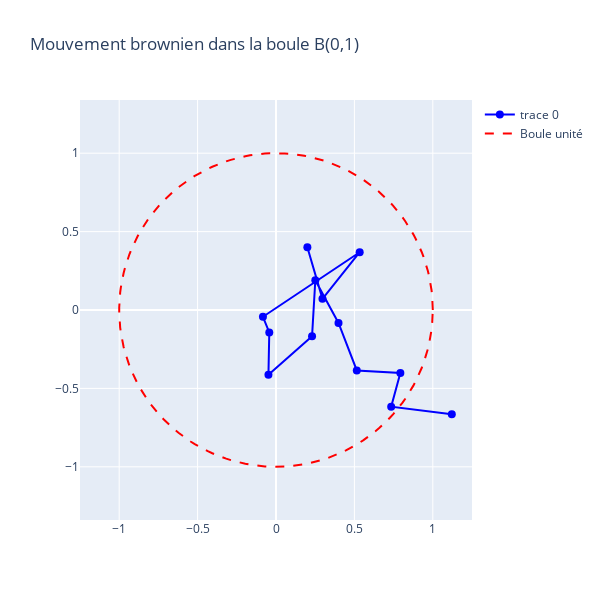

Source (notebook cell):
### Markdown cell above
# OPTIONAL WITH PLOTLY

### Code cell
import plotly.graph_objects as go

steps = np.arange(len(X))

# Créer la figure
fig = go.Figure()

# Tracer la trajectoire
fig.add_trace(go.Scatter(
    x=X[:,0],
    y=X[:,1],
    mode='markers+lines',
    marker=dict(size=8, color='blue'),
    line=dict(color='blue'),
    text=[f"Step {i}" for i in steps],
    hoverinfo='text'
))


theta = np.linspace(0, 2*np.pi, 200)
circle_x = np.cos(theta)
circle_y = np.sin(theta)

fig.add_trace(go.Scatter(
    x=circle_x,
    y=circle_y,
    mode='lines',
    line=dict(color='red', dash='dash'),
    name='Boule unité'
))

# Layout
fig.update_layout(
    width=600,
    height=600,
    xaxis=dict(range=[-1.25,1.25]),
    yaxis=dict(range=[-1.25,1.25]),
    yaxis_scaleanchor="x",
    title="Mouvement brownien dans la boule B(0,1)"
)

fig.show()

### Figure 1 — Plotly figure (JSON) as saved in the notebook; plotly's stock layout.template omitted (floating-point values rounded to 4 significant figures; data arrays with more than 128 entries replaced by an {"elided": "..."} marker saying what was removed)
{"data": [{"hoverinfo": "text", "line": {"color": "blue"}, "marker": {"color": "blue", "size": 8}, "mode": "markers+lines", "text": ["Step 0", "Step 1", "Step 2", "Step 3", "Step 4", "Step 5", "Step 6", "Step 7", "Step 8", "Step 9", "Step 10", "Step 11", "Step 12"], "type": "scatter", "x": [0.2, 0.2964, 0.5337, -0.0833, -0.04287, -0.04818, 0.2299, 0.2508, 0.3986, 0.5152, 0.793, 0.7346, 1.121], "y": [0.4, 0.07113, 0.3686, -0.04322, -0.1432, -0.413, -0.167, 0.1894, -0.08229, -0.3855, -0.4013, -0.6166, -0.6655]}, {"line": {"color": "red", "dash": "dash"}, "mode": "lines", "name": "Boule unité", "type": "scatter", "x": {"elided": "200 float values"}, "y": {"elided": "200 float values"}}], "layout": {"height": 600, "title": {"text": "Mouvement brownien dans la boule B(0,1)"}, "width": 600, "xaxis": {"range": [-1.25, 1.25]}, "yaxis": {"range": [-1.25, 1.25], "scaleanchor": "x"}}}
